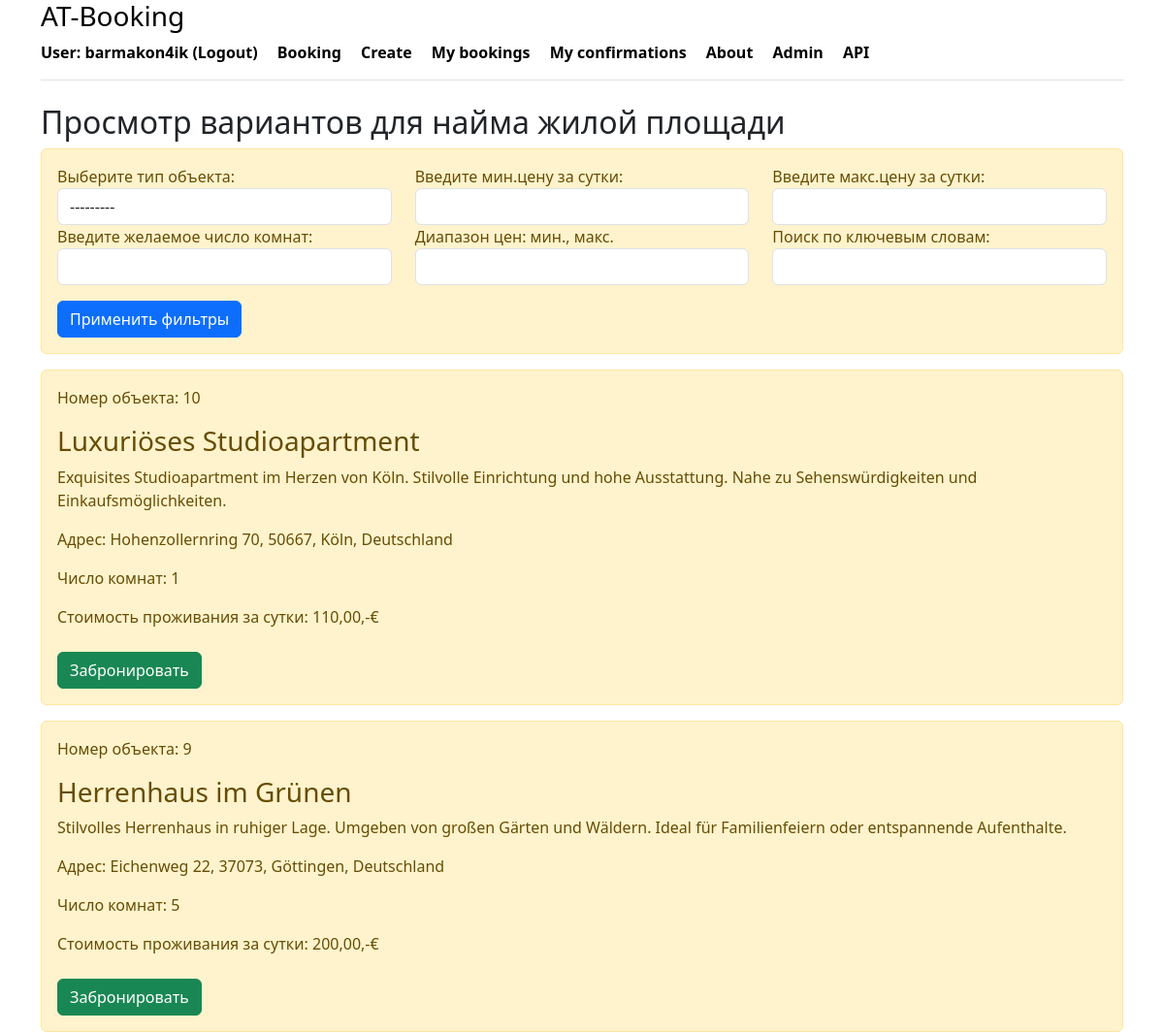
Before: /housing_list/ (signed in, upper part) with the older database file.
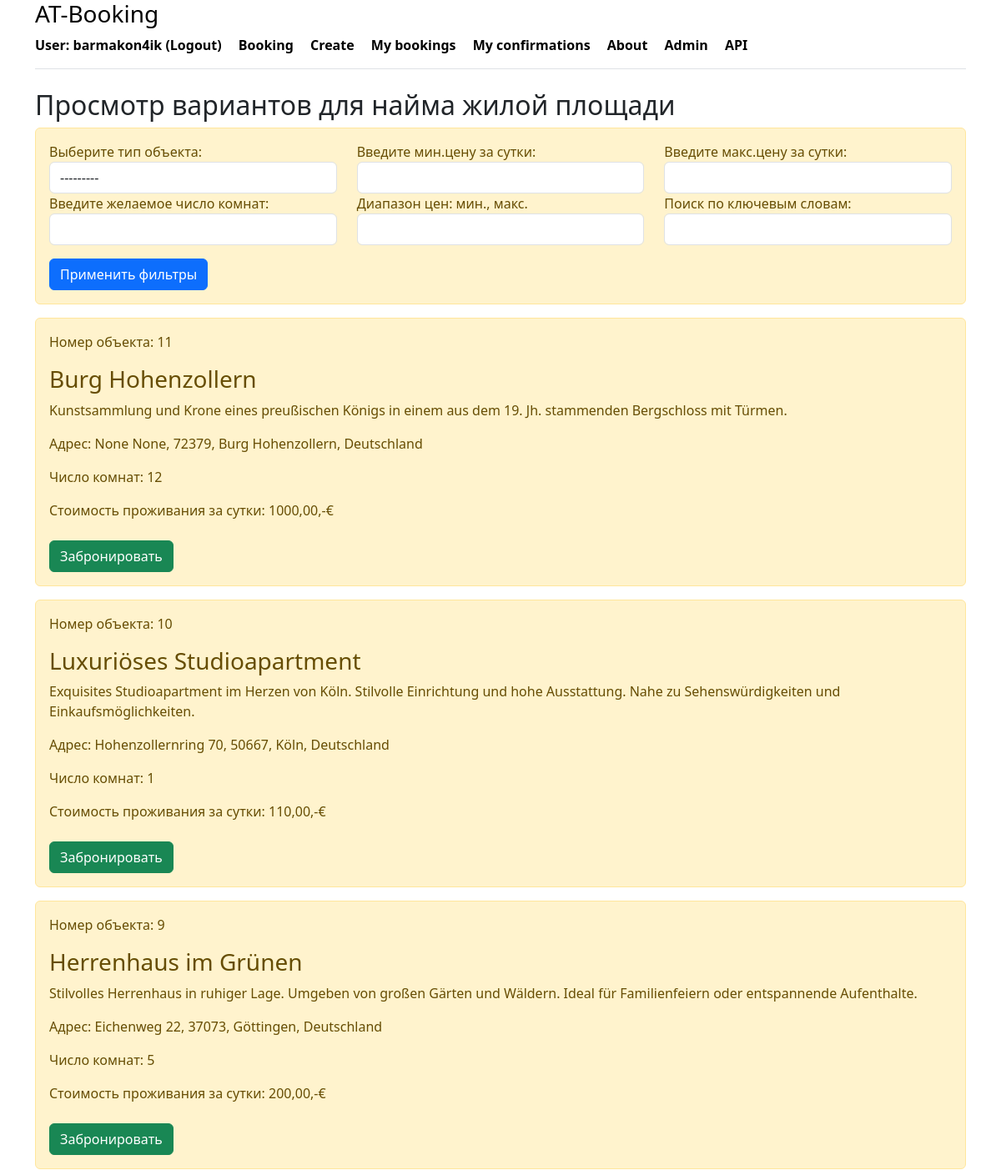
After: the same page with the newer database file.
### booking/models.py (models this page shows, shortened)
class Housing(models.Model):
    class HousingType(models.TextChoices):
        APARTMENT = 'APARTMENT', 'Квартира'
        HOUSE = 'HOUSE', 'Дом'
        STUDIO = 'STUDIO', 'Студия'
        CASTLE = 'CASTLE', 'Замок'
        HOTEL = 'HOTEL', 'Гостиница'
        VILLA = 'VILLA', 'Вилла'
        COTTAGE = 'COTTAGE', 'Коттедж'
    name = models.CharField(_('Name of object'), max_length=100)
    type = models.CharField(
        _('Type of object'),
        max_length=20,
        choices=HousingType.choices,
        default=HousingType.APARTMENT
    )
    country = models.CharField(_('Country'), max_length=50)
    post_code = models.CharField(_('Postal code'), max_length=10)
    city = models.CharField(_('City'), max_length=50)
    street = models.CharField(_('Street'), max_length=50, null=True, blank=True)
    house_number = models.CharField(_('House number'), max_length=50, null=True, blank=True)
    rooms = models.IntegerField(_('Number of rooms'))
    description = models.TextField(_('Description'))
    price = models.DecimalField(_('Price'), max_digits=10, decimal_places=2)
    owner = models.ForeignKey(User, on_delete=models.CASCADE, related_name='owner_housings')
    is_visible = models.BooleanField(default=True)
    created_at = models.DateTimeField(auto_now_add=True)
    class Meta:
        verbose_name_plural = _('housings')
        verbose_name = _('housing')
        indexes = [
            models.Index(fields=['type']),
            models.Index(fields=['price']),
        ]

### booking/views.py (the view)
# urls.py: path('housing_list/', housing_list, name='housing_list'),
def housing_list(request):
    if request.user.is_authenticated:
        housing_filter = HousingFilter(request.GET, queryset=user_filter(request))
        context = {
            'filter': housing_filter,
            'housing': housing_filter.qs,  # отфильтрованные результаты
            'title': 'Список жилья'
        }
        return render(request, 'booking/housing_list.html', context)
    else:
        return redirect('login')

### booking/templatetags/form_tags.py (called while the page is built)
@register.filter(name='add_class')
def add_class(value, css_class):
    return value.as_widget(attrs={'class': css_class})

### booking/views.py (called while the page is built)
def user_filter(request):
    user = request.user
    if user.is_staff or user.is_superuser:
        return Housing.objects.all().order_by('id')
    else:
        housing = Housing.objects.filter(
            is_visible=True
        ).order_by('-id')
        return housing | Housing.objects.filter(owner=user)

### booking/templates/booking/housing_list.html (shortened to what this page needs)
{% extends 'booking/base.html' %}
{% load form_tags %}
{% block content %}
    <h2>Просмотр вариантов для найма жилой площади</h1>
    <div class="alert alert-warning mt-2">
    <form method="get">
        <div class="row">
            <div class="col-md-4">
                <label for="id_type">Выберите тип объекта:</label>
                {{ filter.form.type|add_class:"form-control" }}
            </div>
            <div class="col-md-4">
                <label for="id_price_min">Введите мин.цену за сутки:</label>
                {{ filter.form.price_min|add_class:"form-control" }}
            </div>
            <div class="col-md-4">
                <label for="id_price_max">Введите макс.цену за сутки:</label>
                {{ filter.form.price_max|add_class:"form-control" }}
            </div>
            <div class="col-md-4">
                <label for="id_rooms">Введите желаемое число комнат:</label>
                {{ filter.form.rooms|add_class:"form-control" }}
            </div>
            <div class="col-md-4">
                <label for="id_price_range">Диапазон цен: мин., макс.</label>
                {{ filter.form.price_range|add_class:"form-control" }}
            </div>
            <div class="col-md-4">
                <label for="id_keyword">Поиск по ключевым словам:</label>
                {{ filter.form.keyword|add_class:"form-control" }}
            </div>
        </div>
        <button type="submit" class="btn btn-primary mt-3">Применить фильтры</button>
    </form>
    </div>
    {% if housing %}
        {% for el in housing %}
            <div class="alert alert-warning mt-2">
                <p>Номер объекта: {{ el.id }}</p>
                 <h3>{{ el.name }}</h3>
                 <p>{{ el.description }}</p>
                 <p>Адрес: {{ el.street }} {{ el.house_number }}, {{ el.post_code }}, {{ el.city }}, {{ el.country }}</p>
                 <p>Число комнат: {{ el.rooms }}</p>
                 <p>Стоимость проживания за сутки: {{ el.price }},-€</p>
                <a href="{% url 'create_booking' el.id %}" class="btn btn-success mt-2">Забронировать</a>
            </div>
        {% endfor %}
    {% else %}
        <div class="alert alert-warning mt-2">
            <p>Записей нет</p>
        </div>
    {% endif %}
{% endblock %}

Changed rows visible on the page:
added Housing: id "11", name "Burg Hohenzollern", description "Kunstsammlung und Krone eines preußischen Königs in einem aus dem 19. Jh. stammenden Bergschloss mit Türmen.", street "None", house_number "None", post_code "72379", city "Burg Hohenzollern", country "Deutschland", rooms "12", price "1000,00"
